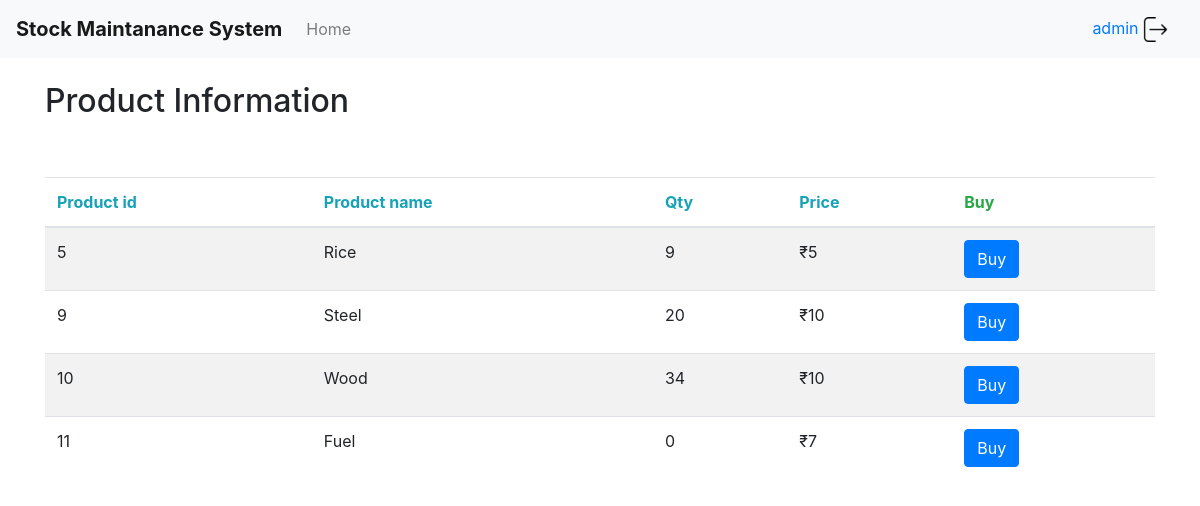
Before: /customer (signed in) with the older database file.
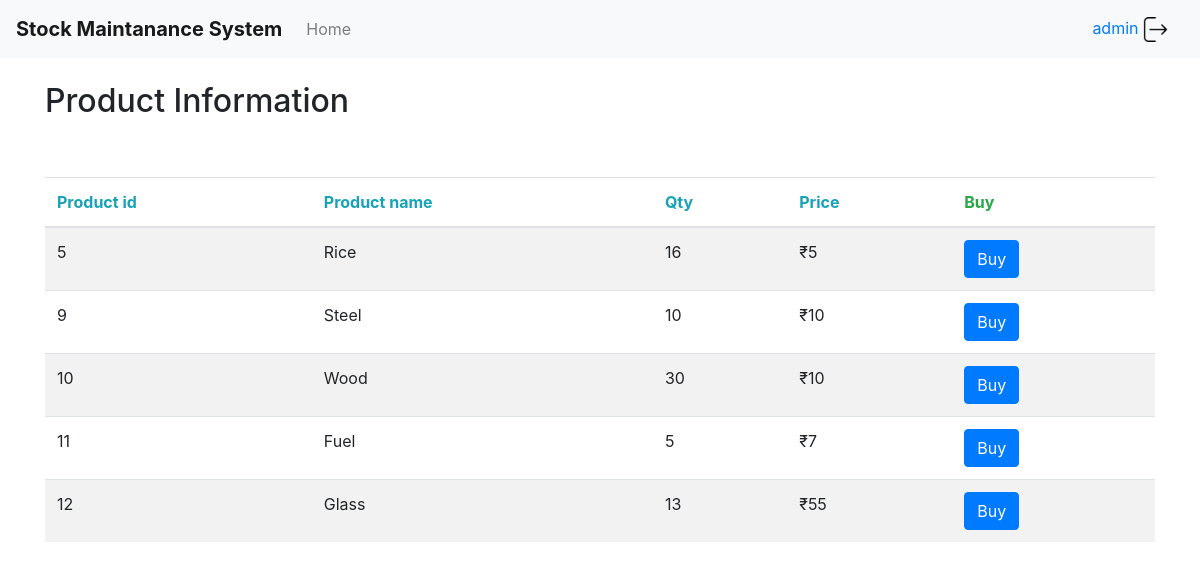
After: the same page with the newer database file.
### tables this page shows
CREATE TABLE Product (productID INTEGER PRIMARY KEY, productName TEXT,QTY INTEGER,productPrice INTEGER);

### app.py (the view)
@app.route("/customer",methods=["GET","POST"])
def customer():
   con = sql.connect("database.sqlite")
   con.row_factory = sql.Row
   cur = con.cursor()
   cur.execute("select * from Product")
   rows = cur.fetchall();
   return  render_template('customer.html',rows = rows,user=session["name"])

### templates/customer.html (shortened to what this page needs)
<!DOCTYPE html>
<html>
<head>
	<link rel="stylesheet" href="https://stackpath.bootstrapcdn.com/bootstrap/4.1.3/css/bootstrap.min.css">
</head>
<body>
				<nav class="navbar navbar-expand-lg navbar-light bg-light">
			  <a class="navbar-brand" href="#"><b>Stock Maintanance System</b></a>
			  <div class="collapse navbar-collapse" id="navbarNavAltMarkup">
			    <div class="navbar-nav">
			      <a class="nav-item nav-link" href="/customer">Home</a>
			    </div>
			  </div>
              <a class="nav-item nav-link" href="{{url_for('login_page.c_logout')}}">{{user}} <img src={{url_for('static',filename='logout.png')}} width="25" height="25"></a>
			</nav>
<div class="container">
  <h2>Product Information</h2>
  <table class="table table-striped">
    <thead>
      <tr>
        <th class="text-info">Product id</th>
        <th class="text-info">Product name</th>
        <th class="text-info">Qty</th>
        <th class="text-info">Price</th>
        <th class="text-success">Buy</th>
      </tr>
    </thead>
    <tbody>
       {% for row in rows %}
            <tr>
               <td>{{row["productID"]}}</td>
               <td>{{row["productName"]}}</td>
               <td>{{row['QTY']}}</td>
               <td>₹{{row['productPrice']}}</td>
               <td>
                    <a><button class="btn btn-primary" OnClick='showModal({{row["productID"]}},"{{row["productName"]}}","{{row["Price"]}}");'>Buy</button></a></td>
            </tr>
         {% endfor %}
    </tbody>
  </table>
</div>
</body>
</html>

Changed rows visible on the page:
changed Product "Rice": QTY "9" → "16"
changed Product "Steel": QTY "20" → "10"
changed Product "Wood": QTY "34" → "30"
changed Product "Fuel": QTY "0" → "5"
added Product: productID "12", productName "Glass", QTY "13", productPrice "55"
